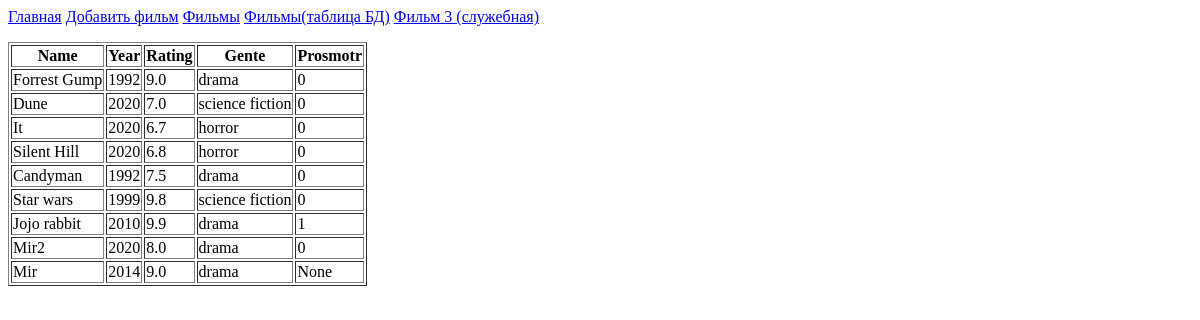
Before: /film_table with the older database file.
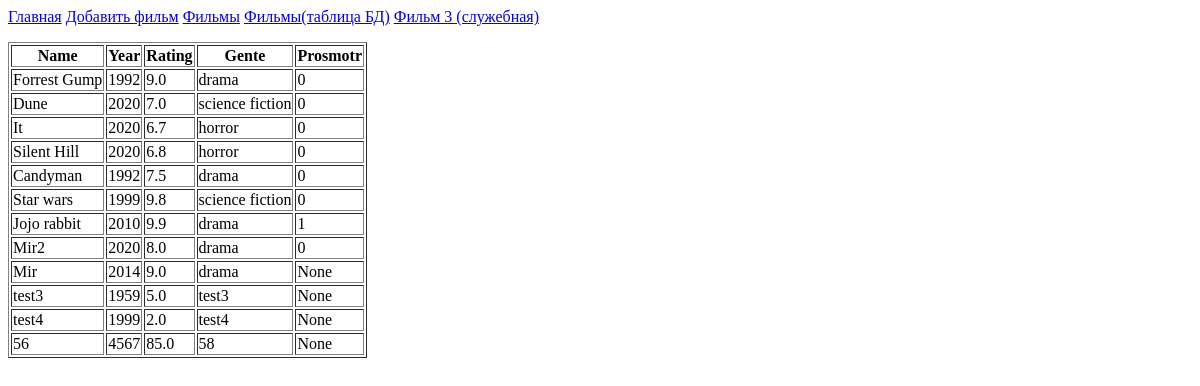
After: the same page with the newer database file.
### tables this page shows
CREATE TABLE `Movies` (`id` INTEGER PRIMARY KEY AUTOINCREMENT UNIQUE NOT NULL, `name` TEXT NOT NULL, `year` INTEGER NOT NULL, `rating` REAL, `genre` TEXT, `views` INTEGER);

### app.py (the view)
@app.route("/film_table")
def tablica():
    res = cur.execute("select * from Movies")
    films = res.fetchall()
    print(films)
    return render_template('film_table.html', films = films)

### templates/film_table.html (shortened to what this page needs)
<html>
<head>
</head>
<body>
    <a href="http://127.0.0.1:5000">Главная</a>
    <a href="http://127.0.0.1:5000/film_form">Добавить фильм</a>
    <a href="http://127.0.0.1:5000/films">Фильмы</a>
    <a href="http://127.0.0.1:5000/film_table">Фильмы(таблица БД)</a>
    <a href="http://127.0.0.1:5000/film/3">Фильм 3 (служебная)</a>
    <table border="1">
        <tr>
         <th>Name</th>
         <th>Year</th>
         <th>Rating</th>
         <th>Gente</th>
         <th>Prosmotr</th>
        </tr>
        {% for i in films %}
        <tr>
            <td>{{ i[1] }}</td>
            <td>{{ i[2] }}</td>
            <td>{{ i[3] }}</td>
            <td>{{ i[4] }}</td>
            <td>{{ i[5] }}</td>
        </tr>
        {% endfor %}
       </table>
</body>
</html>

Changed rows visible on the page:
added Movies: name "test3", year "1959", rating "5.0", genre "test3", i "None"
added Movies: name "test4", year "1999", rating "2.0", genre "test4", i "None"
added Movies: name "56", year "4567", rating "85.0", genre "58", i "None"
